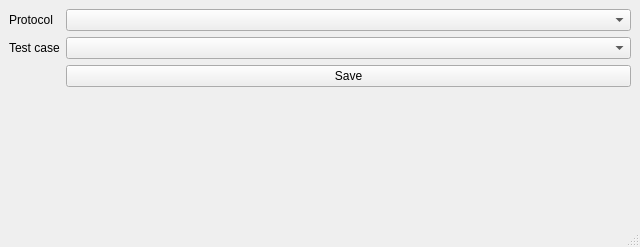
<?xml version="1.0" encoding="UTF-8"?>
<ui version="4.0">
 <class>QMainWindow</class>
 <widget class="QMainWindow" name="QMainWindow">
  <property name="geometry">
   <rect>
    <x>0</x>
    <y>0</y>
    <width>640</width>
    <height>247</height>
   </rect>
  </property>
  <property name="windowTitle">
   <string>MainWindow</string>
  </property>
  <widget class="QWidget" name="centralwidget">
   <layout class="QFormLayout" name="formLayout">
    <item row="0" column="0">
     <widget class="QLabel" name="label">
      <property name="text">
       <string>Protocol</string>
      </property>
     </widget>
    </item>
    <item row="0" column="1">
     <widget class="QComboBox" name="prt_dropdown"/>
    </item>
    <item row="1" column="0">
     <widget class="QLabel" name="label_2">
      <property name="text">
       <string>Test case</string>
      </property>
     </widget>
    </item>
    <item row="1" column="1">
     <widget class="QComboBox" name="ini_dropdown"/>
    </item>
    <item row="2" column="1">
     <widget class="QPushButton" name="pushButton">
      <property name="text">
       <string>Save</string>
      </property>
     </widget>
    </item>
   </layout>
  </widget>
  <widget class="QStatusBar" name="statusbar"/>
 </widget>
 <resources/>
 <connections/>
</ui>
